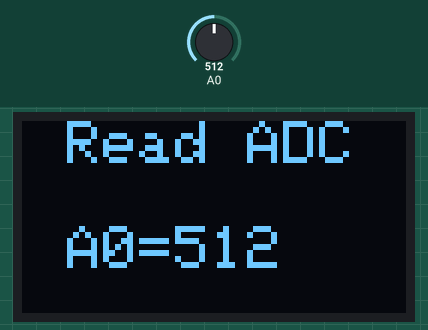
This sketch was run on a simulated Arduino Uno, built with avr-gcc and run on an emulated ATmega328P. Parts: 128×64 one-colour display. Inputs (shaded band) come from the test bench; at power-on: A0 = 512.

Above: at 1.2 s.
1.3 s: A0 set to 716
At 2.0 s:
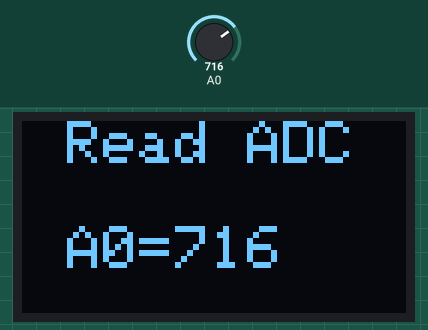
2.8 s: A0 set to 900
At 3.8 s:
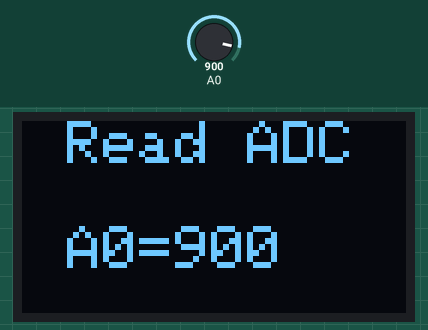
4.3 s: A0 set to 1023
At 5.6 s:
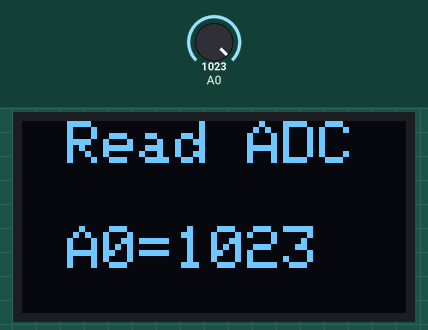
Timing chart, 0 to 7.3 s (numbered marks = the images above; inputs shaded):
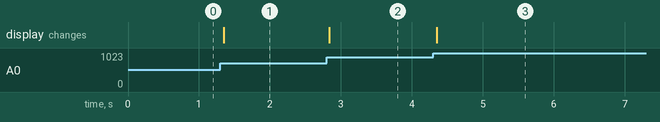

The sketch:

AWiFi_AnalogOLED.ino
```cpp
#include <Wire.h>                   // Include library
#include <SPI.h>
#include <Adafruit_GFX.h>
#include <Adafruit_SSD1306.h>
#define OLED_RESET -1
Adafruit_SSD1306 OLED(OLED_RESET);  // New object OLED
void setup()   {
  Serial.begin(9600);
  OLED.begin(SSD1306_SWITCHCAPVCC, 0x3C);
  // initialize with the I2C addr 0x3C (for the 128x64)
}
void loop() {
  OLED.clearDisplay();               //Clear display
  OLED.setTextColor(WHITE);          //Set text color
  OLED.setCursor(15,0);               //Set display start position
  OLED.setTextSize(2);               //Set text size x1
  OLED.println("Read ADC");          //Type message
  OLED.setCursor(15,35);             //Set display postion
  OLED.setTextSize(2);               //Set text size x2
  OLED.println("A0=" + String(analogRead(A0)));  // Show result value
  OLED.display();                    //Enable display
}
```

Measured:
- after the input at 1.3 s, the display: changes after 0.05 s (image 1)
- after the input at 2.8 s, the display: changes at once (image 2)
- after the input at 4.3 s, the display: changes after 0.05 s (image 3)
